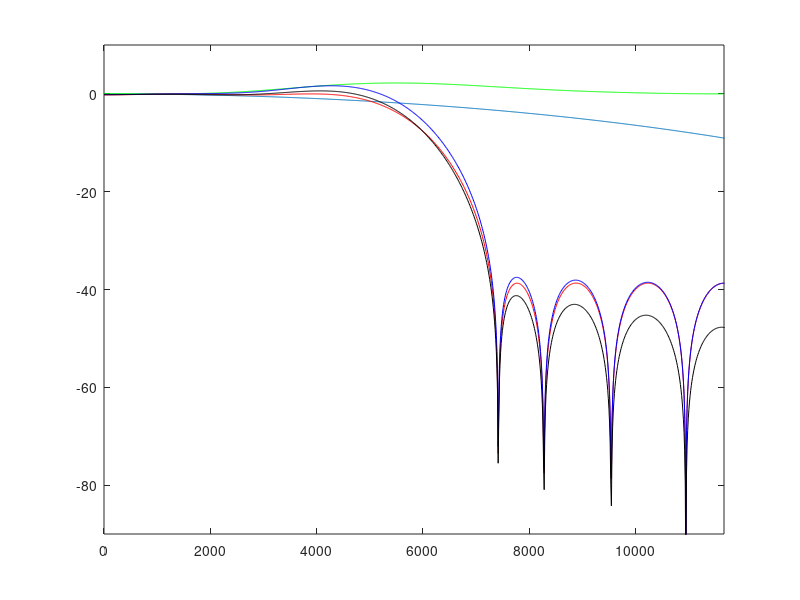

Source code (MATLAB):
fs = 46667;   %sampling frequency in KHz
fn = fs/2;

R = 2;      % Decimation
N = 3;      % Order
M = 1;      % Differential Delay

plotPoints = 1024*R;

fstep = fn/plotPoints;
f = (fstep:fstep:fn)/fs;
num = sin(pi*R*M*f);
den = sin(pi*f);
H = (num./den).^N;

H = H';
H = H./max(H);
H = abs(H);
H = H + 1e-6;
dBH = 20*log10(H);
figure(1)
hold off
plot(f.*fs,dBH);

% Decimated sample rates
frs = fs/R;
frn = frs/2;

% CIC Compensation filter
taps = 11;
order = taps-1;
wc = 0.025:0.05:0.275;
gain = 1./abs(sinc(wc).^3);
wc = [0.025:0.05:0.475];
gain = [ gain(1:(length(gain)-1)) gain((length(gain)-1):-1:1)];
bfilter = remez(order,2*[wc],[gain]);

[Hc,w] = freqz(bfilter,1,plotPoints/R,frs);
% Hc = Hc ./ max(Hc);
Hc = Hc + 1e-6;
figure(1);
hold on
plot(w,20*log10(abs(Hc)),'g'),grid




% Post CIC halfband
taps = 17;
order = taps-1;
delta = 0.0625;
bfilter = remez(order,2*[0 0.25-delta 0.25+delta 0.5],[1 1 0 0]);

[Hb,w] = freqz(bfilter,1,plotPoints/R,frs);
Hb = Hb ./ max(Hb);
Hb = Hb + 1e-6;
figure(1);
hold on
plot(w,20*log10(abs(Hb)),'r'),grid

% Repeat the halfband response across the cic response
Hsum = Hb .* Hc;
% Hsum = Hc;
Hdec = Hsum;
wdec = w;
for k = 2:R
    wdec = [wdec ; (w + (k-1)*frn)];
    if (2*floor(k/2) == k)
        Hdec = [Hdec ; Hsum((plotPoints/R) : -1 : 1)];
    else
        Hdec = [Hdec ; Hsum];    
    end
end

plot(wdec, 20*log10(abs(Hdec)),'b');


% Show the combined response
Hcomb = 20*log10(abs(H)) + 20*log10(abs(Hdec));
plot(wdec, Hcomb, 'k');

axis([0 fn/R -90 10]);
%axis([0 fn -90 10]);
